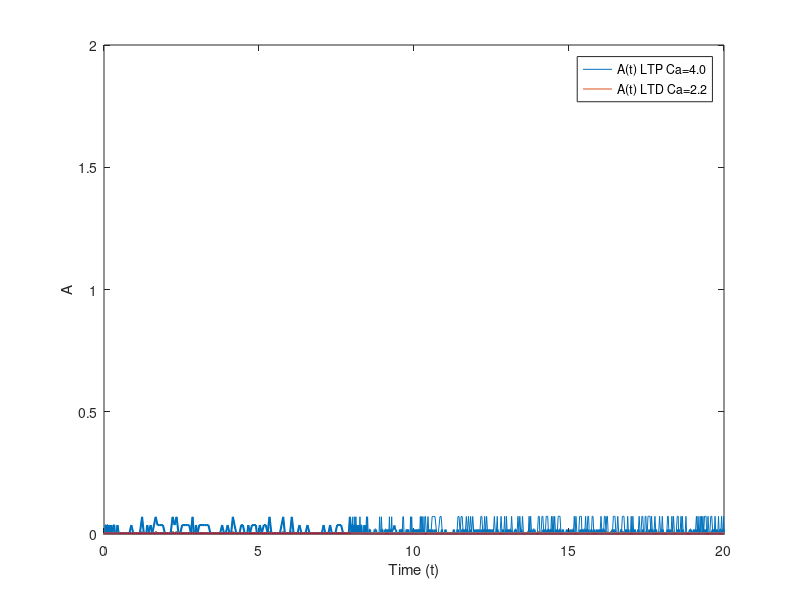

Write the MATLAB code that produced this figure.
K0=0.5; k1=2; k2=15;k3=1;k4=120;k11=2;k12=15;k13=1;k14=80;Km1=10;Km2=0.3;Km11=10;Km12=1;
Km=4;Ktot=20;Ptot=20;P0=0.5;Ca=0;Ca_basal=0.1;Atot=1;c_1=1;c_2=1;c_3=6;c_4=8;

%pK and P simulation
%pK=X(1),P=X(2)
span = [0 20];

g=@(t,Y,Ca)[k1*((Ktot-Y(1))/(Km1+(Ktot-Y(1))))*Y(1)-((k2*Y(1))/(Km2+Y(1)))*(Y(2)+P0)+k3*K0+(k4*(Ca^4)*(Ktot-Y(1)))/(Km^4+Ca^4);
    (k11*((Ptot-Y(2))/(Km11+(Ptot-Y(2))))*Y(2)-k12*(Y(2)/(Km12+Y(2)))*(Y(1)+K0)+k13*P0+(k14*(Ca^3)/(Km^3+Ca^3))*(Ptot-Y(2)))];

%basal state modeling
Ca1 = @(t) 0.1 + 4 * (t>8)*(t<10);
Ca2=  @(t) 0.1 + 2.2 * (t>8)*(t<10);
h1 = @(t,y) g(t,y,Ca1(t));
h2 = @(t,y) g(t,y,Ca2(t));
bas= @(t,y) g(t,y,Ca_basal);


[t1,X] =ode45(h1,span,[0 0]);
[t2,Y] =ode45(h2,span,[0 0]);
[t3,B] =ode45(bas,span,[0 0]);


%Normalized EPSP(t) = A(t)/A_{basal}
%AMPAR basal
pK=@(t) interp1(t3, B(:,1), t);
P=@(t) interp1(t3, B(:,2), t);
k21=@(t) c_1*pK(t)+c_3;
k22=@(t) c_2*P(t)+c_4;

h1=@(t3,A_basal) k21(t3)*(Atot-A_basal)-k22(t3)*A_basal;
[t3,A_basal] =ode45(h1,span,[0.5 0.5]);


% Create a new figure

% A(t) LTP
pK=@(t) interp1(t1, X(:,1), t);
P=@(t) interp1(t1, X(:,2), t);
k21=@(t) c_1*pK(t)+c_3;
k22=@(t) c_2*P(t)+c_4;
h2=@(t1,AX) k21(t1)*(Atot-AX)-k22(t1)*AX;
[t1,AX] =ode45(h2,span,[0.5 0.5]);


% A(t) LTD
pK=@(t) interp1(t2, Y(:,1), t);
P=@(t) interp1(t2, Y(:,2), t);
k21=@(t) c_1*pK(t)+c_3;
k22=@(t) c_2*P(t)+c_4;
h3=@(t2,AY) k21(t2)*(Atot-AY)-k22(t2)*AY;
[t2,AY] =ode45(h3,span,[0.5 0.5]);



% Add legend and labels
plot(t1,AX/A_basal,t2,AY/A_basal, 'LineWidth', 1.5);
legend('A(t) LTP Ca=4.0', 'A(t) LTD Ca=2.2');
xlabel('Time (t)');
ylabel('A');
ylim([0 2]);












function Ca=CaPulse(T,p,s,t,Ca_basal)
if t<T
    Ca=Ca_basal;

elseif (t>=T)&&(t<=T+s)
    Ca=p;
elseif t>T+s
    Ca=Ca_basal;
end
end



